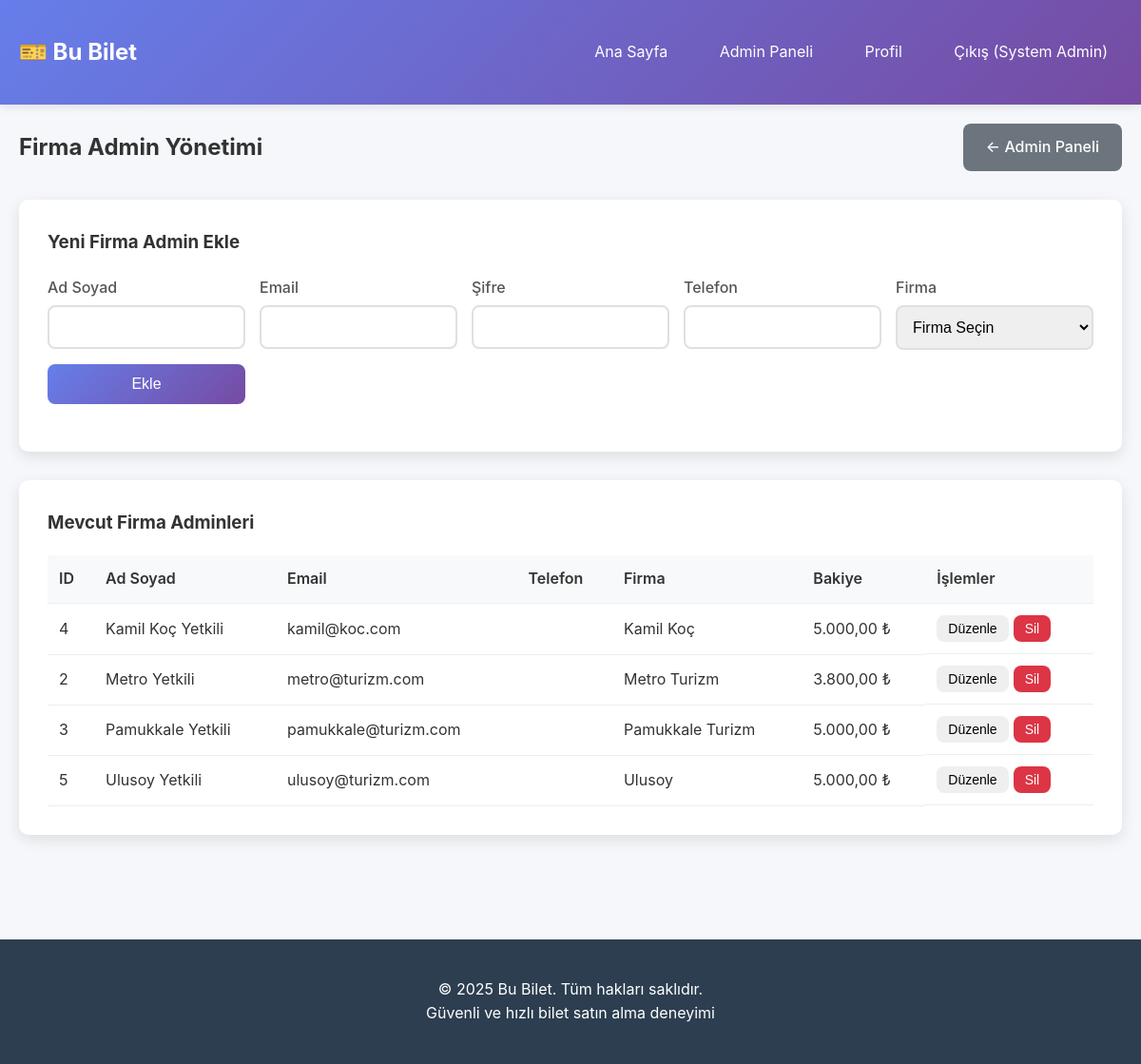
The app's page /admin/company-admins.php (signed in) with its own data.
### tables this page shows
CREATE TABLE users (
        id INTEGER PRIMARY KEY AUTOINCREMENT,
        email TEXT UNIQUE NOT NULL,
        password TEXT NOT NULL,
        name TEXT NOT NULL,
        phone TEXT,
        role TEXT DEFAULT 'user',
        company_id INTEGER,
        balance REAL DEFAULT 1000.00,
        created_at DATETIME DEFAULT CURRENT_TIMESTAMP,
        FOREIGN KEY (company_id) REFERENCES companies(id)
    );

CREATE TABLE companies (
        id INTEGER PRIMARY KEY AUTOINCREMENT,
        name TEXT UNIQUE NOT NULL,
        logo TEXT,
        phone TEXT,
        email TEXT,
        created_at DATETIME DEFAULT CURRENT_TIMESTAMP
    );

### includes/functions.php (called while the page is built, shortened)
<?php
function formatPrice($price) {
    return number_format($price, 2, ',', '.') . ' ₺';
}
?>

### admin/company-admins.php (the view, shortened to what this page needs)
<?php
require_once '../includes/db.php';
require_once '../includes/functions.php';
$companyAdmins = $db->query("
    SELECT u.*, c.name as company_name
    FROM users u
    LEFT JOIN companies c ON u.company_id = c.id
    WHERE u.role = 'company_admin'
    ORDER BY u.name ASC
");
?>
<!DOCTYPE html>
<html lang="tr">
<head>
    <link rel="stylesheet" href="../assets/css/style.css">
</head>
<body>
    <?php include '../includes/header.php'; ?>
    <div class="container">
        <div class="admin-header">
            <h2>Firma Admin Yönetimi</h2>
            <a href="index.php" class="btn btn-secondary">← Admin Paneli</a>
        </div>
        <div class="admin-section">
            <h3>Yeni Firma Admin Ekle</h3>
            <form method="POST" class="admin-form">
                <div class="form-row">
                    <div class="form-group">
                        <label for="name">Ad Soyad</label>
                        <input type="text" name="name" id="name" required>
                    </div>
                    <div class="form-group">
                        <label for="email">Email</label>
                        <input type="email" name="email" id="email" required>
                    </div>
                    <div class="form-group">
                        <label for="password">Şifre</label>
                        <input type="password" name="password" id="password" required minlength="6">
                    </div>
                    <div class="form-group">
                        <label for="phone">Telefon</label>
                        <input type="tel" name="phone" id="phone">
                    </div>
                    <div class="form-group">
                        <label for="company_id">Firma</label>
                        <select name="company_id" id="company_id" required>
                            <option value="">Firma Seçin</option>
                        </select>
                    </div>
                    <div class="form-group">
                        <button type="submit" class="btn btn-primary">Ekle</button>
                    </div>
                </div>
            </form>
        </div>
        <div class="admin-section">
            <h3>Mevcut Firma Adminleri</h3>
            <div class="table-responsive">
                <table class="admin-table">
                    <thead>
                        <tr>
                            <th>ID</th>
                            <th>Ad Soyad</th>
                            <th>Email</th>
                            <th>Telefon</th>
                            <th>Firma</th>
                            <th>Bakiye</th>
                            <th>İşlemler</th>
                        </tr>
                    </thead>
                    <tbody>
                        <?php while ($admin = $companyAdmins->fetchArray(SQLITE3_ASSOC)): ?>
                        <tr>
                            <td><?= $admin['id'] ?></td>
                            <td><?= htmlspecialchars($admin['name']) ?></td>
                            <td><?= htmlspecialchars($admin['email']) ?></td>
                            <td><?= htmlspecialchars($admin['phone']) ?></td>
                            <td><?= htmlspecialchars($admin['company_name']) ?></td>
                            <td><?= formatPrice($admin['balance']) ?></td>
                            <td class="action-buttons">
                                <button class="btn btn-warning btn-sm" onclick="editAdmin(<?= htmlspecialchars(json_encode($admin)) ?>)">Düzenle</button>
                                <form method="POST" style="display: inline;" onsubmit="return confirm('Bu firma adminini silmek istediğinizden emin misiniz?');">
                                    <button type="submit" class="btn btn-danger btn-sm">Sil</button>
                                </form>
                            </td>
                        </tr>
                        <?php endwhile; ?>
                    </tbody>
                </table>
            </div>
        </div>
    </div>
    <?php include '../includes/footer.php'; ?>
</body>
</html>

### assets/css/style.css (style rules this page uses)
* { margin: 0; padding: 0; box-sizing: border-box; }
body { font-family: -apple-system, BlinkMacSystemFont, 'Segoe UI', Roboto, Oxygen, Ubuntu, Cantarell, sans-serif; line-height: 1.6; color: #333; background-color: #f5f7fa; }
.container { max-width: 1200px; margin: 0 auto; padding: 20px; }
.form-row { display: grid; grid-template-columns: repeat(auto-fit, minmax(200px, 1fr)); gap: 15px; }
.form-group { display: flex; flex-direction: column; }
.form-group label { color: #555; margin-bottom: 5px; font-weight: 500; }
.form-group input, .form-group select { padding: 12px; border: 2px solid #e0e0e0; border-radius: 8px; font-size: 1rem; transition: border-color 0.3s; }
.btn { padding: 12px 24px; border: none; border-radius: 8px; cursor: pointer; font-size: 1rem; font-weight: 500; transition: all 0.3s; text-decoration: none; display: inline-block; text-align: center; }
.btn-primary { background: linear-gradient(135deg, #667eea 0%, #764ba2 100%); color: white; }
.btn-secondary { background: #6c757d; color: white; }
.btn-danger { background: #dc3545; color: white; }
.btn-sm { padding: 6px 12px; font-size: 0.875rem; }
.admin-header { display: flex; justify-content: space-between; align-items: center; margin-bottom: 30px; }
.admin-section { background: white; padding: 30px; border-radius: 10px; box-shadow: 0 5px 15px rgba(0,0,0,0.1); margin-bottom: 30px; }
.admin-section h3 { margin-bottom: 20px; color: #333; }
.admin-form { margin-bottom: 20px; }
.table-responsive { overflow-x: auto; }
.admin-table { width: 100%; border-collapse: collapse; }
.admin-table th, .admin-table td { padding: 12px; text-align: left; border-bottom: 1px solid #eee; }
.admin-table th { background: #f8f9fa; font-weight: 600; color: #333; }
.action-buttons { display: flex; gap: 5px; align-items: center; }
.action-buttons form { margin: 0; }

### records on screen
users: id "4", name "Kamil Koç Yetkili", email "kamil@koc.com", company.name "Kamil Koç", balance "5.000,00 ₺"
users: id "2", name "Metro Yetkili", email "metro@turizm.com", company.name "Metro Turizm", balance "3.800,00 ₺"
users: id "3", name "Pamukkale Yetkili", email "pamukkale@turizm.com", company.name "Pamukkale Turizm", balance "5.000,00 ₺"
users: id "5", name "Ulusoy Yetkili", email "ulusoy@turizm.com", company.name "Ulusoy", balance "5.000,00 ₺"

### other values on screen
$_SESSION['name'] "System Admin"
